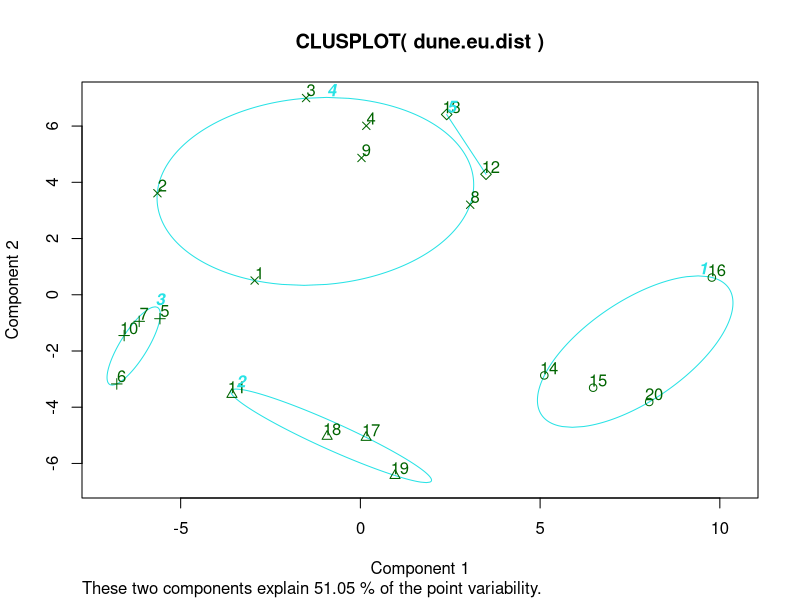
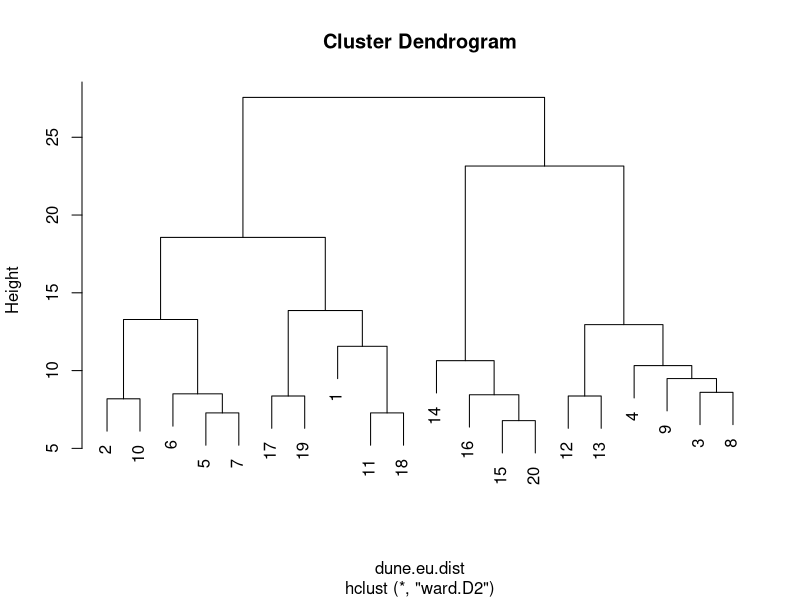
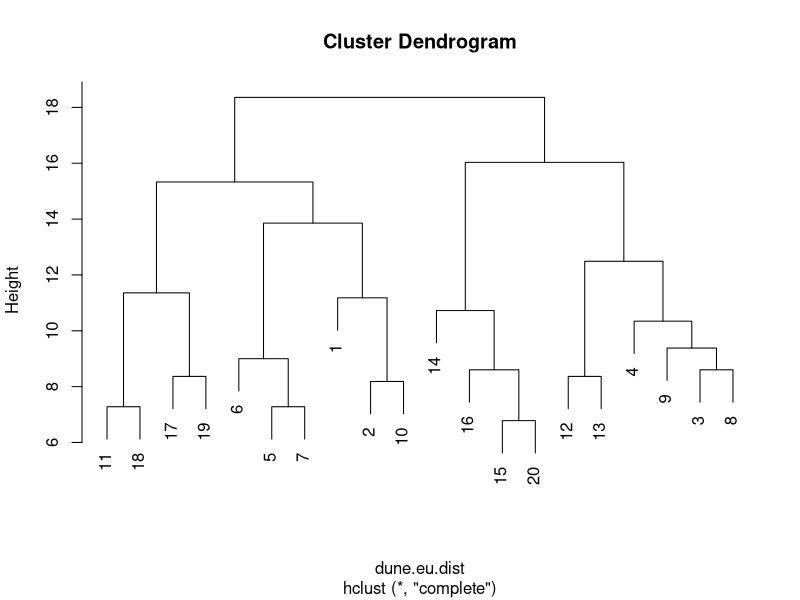
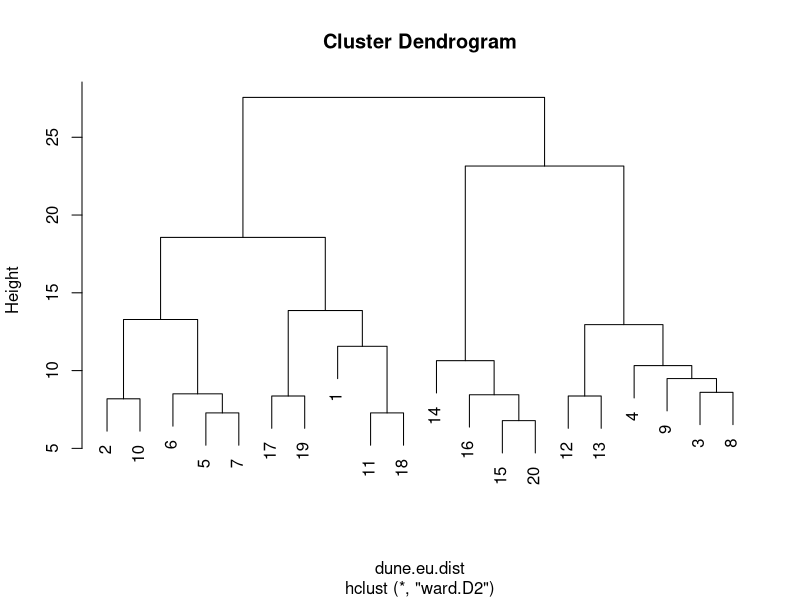
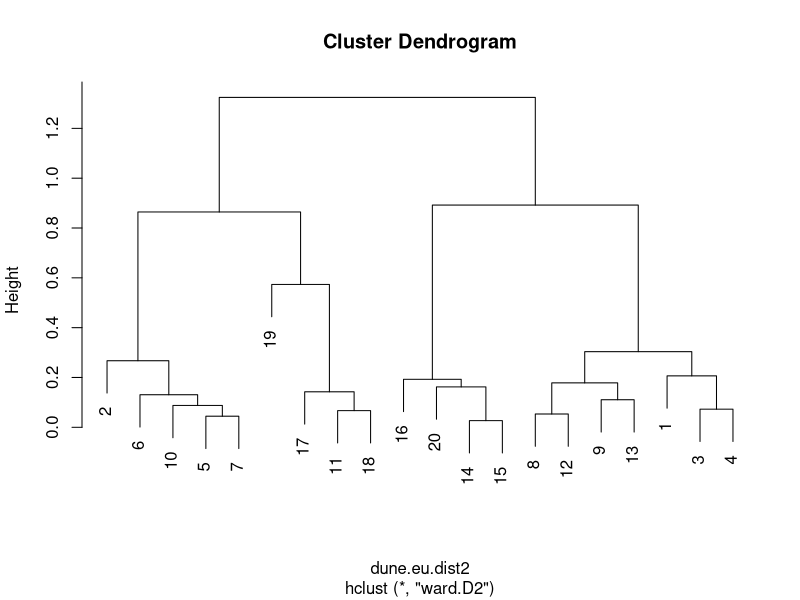

Write the R code that produced these figures, in order.
# This script will be a tutorial on using clustering. This tutorial should 
# be run with an instructor present, but independent development is 
# encouraged.

# see http://cc.oulu.fi/~jarioksa/opetus/metodi/sessio3.pdf for a
# tutorial by Jari Oksanen

### load libraries and datasets
library(vegan)
library(cluster)
data(dune)

### non hierarchical clustering: kmeans
dune.kc <- kmeans(dune,centers=5)
class(dune.kc)
dune.kc$cluster

dune.eu.dist <- dist(dune,method = "euclidean")
clusplot(x=dune.eu.dist,diss=TRUE,clus = dune.kc$cluste,lines=0,labels = 2)


### hierarchical clustering 
dune.eu.dist <- dist(dune,method = "euclidean")
dune.wc <- hclust(dune.eu.dist,method = "ward.D2")
dune.cc <- hclust(dune.eu.dist,method = "complete")

plot(dune.wc)
plot(dune.cc)

table(cutree(dune.wc,k=5),cutree(dune.cc,k=5))

### hierarchical clustering based on PCoA first 2 axes
myPca <- rda(dune,scale=TRUE)
dune.eu.dist2 <- dist(myPca$CA$u[,1:2],method = "euclidean")
dune.wc2 <- hclust(dune.eu.dist2,method = "ward.D2")

plot(dune.wc)
plot(dune.wc2)

table(cutree(dune.wc,k=5),cutree(dune.wc2,k=5))
